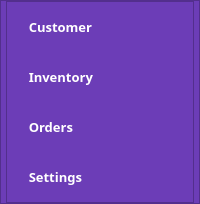
        <widget class="QFrame" name="frame_2">
         <property name="minimumSize">
          <size>
           <width>200</width>
           <height>0</height>
          </size>
         </property>
         <property name="maximumSize">
          <size>
           <width>100</width>
           <height>16777215</height>
          </size>
         </property>
         <property name="styleSheet">
          <string notr="true">background-color: rgb(108, 61, 183);</string>
         </property>
         <property name="frameShape">
          <enum>QFrame::StyledPanel</enum>
         </property>
         <property name="frameShadow">
          <enum>QFrame::Raised</enum>
         </property>
         <layout class="QHBoxLayout" name="horizontalLayout_2">
          <property name="spacing">
           <number>0</number>
          </property>
          <property name="leftMargin">
           <number>0</number>
          </property>
          <property name="topMargin">
           <number>0</number>
          </property>
          <property name="rightMargin">
           <number>0</number>
          </property>
          <property name="bottomMargin">
           <number>0</number>
          </property>
          <item alignment="Qt::AlignTop">
           <widget class="QFrame" name="frame_81">
            <property name="maximumSize">
             <size>
              <width>188</width>
              <height>16777215</height>
             </size>
            </property>
            <property name="styleSheet">
             <string notr="true">background-color: rgb(108, 61, 183);</string>
            </property>
            <property name="frameShape">
             <enum>QFrame::StyledPanel</enum>
            </property>
            <property name="frameShadow">
             <enum>QFrame::Raised</enum>
            </property>
            <layout class="QVBoxLayout" name="verticalLayout_2">
             <property name="spacing">
              <number>0</number>
             </property>
             <property name="leftMargin">
              <number>0</number>
             </property>
             <property name="topMargin">
              <number>0</number>
             </property>
             <property name="rightMargin">
              <number>0</number>
             </property>
             <property name="bottomMargin">
              <number>0</number>
             </property>
             <item>
              <widget class="QPushButton" name="pushButton_24">
               <property name="minimumSize">
                <size>
                 <width>0</width>
                 <height>50</height>
                </size>
               </property>
               <property name="maximumSize">
                <size>
                 <width>16777215</width>
                 <height>16777215</height>
                </size>
               </property>
               <property name="font">
                <font>
                 <family>Franklin Gothic Book</family>
                 <pointsize>10</pointsize>
                 <weight>75</weight>
                 <bold>true</bold>
                </font>
               </property>
               <property name="styleSheet">
                <string notr="true">QPushButton {
color: rgb(255, 255, 255);
background:transparent;
qproperty-icon: url(:/newPrefix/icons8-customer-64.png);
qproperty-iconSize: 30px;
background-repeat:none;
border-radius:1px;
text-align: left; 
border-left: 15px solid rgb(108, 61, 183);

}

QPushButton:hover {
	
	background-color: rgb(98, 55, 166);
	border-left: 15px solid rgb(98, 55, 166);
}
QPushButton:pressed {
	
	background-color: rgb(78, 44, 132);
	border-left: 15px solid  rgb(78, 44, 132);
}</string>
               </property>
               <property name="text">
                <string>  Customer</string>
               </property>
              </widget>
             </item>
             <item>
              <widget class="QPushButton" name="pushButton_25">
               <property name="minimumSize">
                <size>
                 <width>0</width>
                 <height>50</height>
                </size>
               </property>
               <property name="maximumSize">
                <size>
                 <width>16777215</width>
                 <height>16777215</height>
                </size>
               </property>
               <property name="font">
                <font>
                 <family>Franklin Gothic Book</family>
                 <pointsize>10</pointsize>
                 <weight>75</weight>
                 <bold>true</bold>
                </font>
               </property>
               <property name="styleSheet">
                <string notr="true">QPushButton {
color: rgb(255, 255, 255);
background:transparent;
qproperty-icon: url(:/newPrefix/icons8-new-product-64.png);
qproperty-iconSize: 30px;
background-repeat:none;
border-radius:1px;
text-align: left; 
border-left: 15px solid rgb(108, 61, 183);

}

QPushButton:hover {
	
	background-color: rgb(98, 55, 166);
	border-left: 15px solid rgb(98, 55, 166);
}
QPushButton:pressed {
	
	background-color: rgb(78, 44, 132);
	border-left: 15px solid  rgb(78, 44, 132);
}</string>
               </property>
               <property name="text">
                <string>  Inventory</string>
               </property>
              </widget>
             </item>
             <item>
              <widget class="QPushButton" name="pushButton_26">
               <property name="minimumSize">
                <size>
                 <width>0</width>
                 <height>50</height>
                </size>
               </property>
               <property name="maximumSize">
                <size>
                 <width>16777215</width>
                 <height>16777215</height>
                </size>
               </property>
               <property name="font">
                <font>
                 <family>Franklin Gothic Book</family>
                 <pointsize>10</pointsize>
                 <weight>75</weight>
                 <bold>true</bold>
                </font>
               </property>
               <property name="styleSheet">
                <string notr="true">QPushButton {
color: rgb(255, 255, 255);
background:transparent;
qproperty-icon:url(:/newPrefix/icons8-shopping-cart-64.png);
qproperty-iconSize: 30px;
background-repeat:none;
border-radius:1px;
text-align: left; 
border-left: 15px solid rgb(108, 61, 183);

}

QPushButton:hover {
	
	background-color: rgb(98, 55, 166);
	border-left: 15px solid rgb(98, 55, 166);
}
QPushButton:pressed {
	
	background-color: rgb(78, 44, 132);
	border-left: 15px solid  rgb(78, 44, 132);
}</string>
               </property>
               <property name="text">
                <string>  Orders</string>
               </property>
              </widget>
             </item>
             <item>
              <widget class="QPushButton" name="pushButton_27">
               <property name="minimumSize">
                <size>
                 <width>0</width>
                 <height>50</height>
                </size>
               </property>
               <property name="maximumSize">
                <size>
                 <width>16777215</width>
                 <height>16777215</height>
                </size>
               </property>
               <property name="font">
                <font>
                 <family>Franklin Gothic Book</family>
                 <pointsize>10</pointsize>
                 <weight>75</weight>
                 <bold>true</bold>
                </font>
               </property>
               <property name="styleSheet">
                <string notr="true">QPushButton {
color: rgb(255, 255, 255);
background:transparent;
qproperty-icon:url(:/newPrefix/icons8-settings-64.png);
qproperty-iconSize: 30px;
background-repeat:none;
border-radius:1px;
text-align: left; 
border-left: 15px solid rgb(108, 61, 183);

}

QPushButton:hover {
	
	background-color: rgb(98, 55, 166);
	border-left: 15px solid rgb(98, 55, 166);
}
QPushButton:pressed {
	
	background-color: rgb(78, 44, 132);
	border-left: 15px solid  rgb(78, 44, 132);
}</string>
               </property>
               <property name="text">
                <string>  Settings</string>
               </property>
              </widget>
             </item>
            </layout>
           </widget>
          </item>
         </layout>
        </widget>
